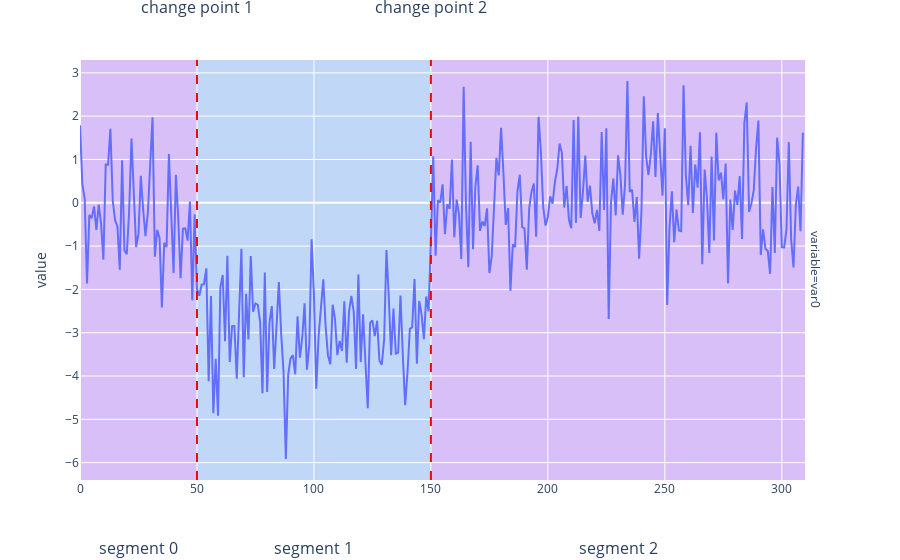

Notebook source saved alongside this figure:
### Markdown cell above
Divide the time series into segments based on certain critera.
* Change detection on interval format + labels for the segments.
* The labels can be used to multiple disconnected segments.
* Change detection = segmentation with unique labels.

### Code cell
import pandas as pd

from utils import plot_segmentation_illustration

extended_cpts = [0] + cpts + [n]
segments = pd.DataFrame({
    "ilocs":
    [
        pd.Interval(extended_cpts[i], extended_cpts[i + 1], closed="left")
        for i in range(len(extended_cpts) - 1)
    ],
    "labels": [0, 1, 0]
})
plot_segmentation_illustration(df_2cpts, segments)

### Figure 1 — Plotly figure (JSON) as saved in the notebook; plotly's stock layout.template omitted (floating-point values rounded to 4 significant figures; data arrays with more than 128 entries replaced by an {"elided": "..."} marker saying what was removed)
{"data": [{"hovertemplate": "variable=var0<br>index=%{x}<br>value=%{y}<extra></extra>", "legendgroup": "", "line": {"color": "#636efa", "dash": "solid"}, "marker": {"symbol": "circle"}, "mode": "lines", "name": "", "orientation": "v", "showlegend": false, "type": "scatter", "x": {"elided": "310 int values"}, "xaxis": "x", "y": {"elided": "310 float values"}, "yaxis": "y"}], "layout": {"annotations": [{"showarrow": false, "text": "variable=var0", "textangle": 90, "x": 0.98, "xanchor": "left", "xref": "paper", "y": 0.5, "yanchor": "middle", "yref": "paper"}, {"font": {"size": 16}, "showarrow": false, "text": "change point 1", "x": 50, "xref": "x", "y": 1.18, "yref": "paper", "yshift": -10}, {"font": {"size": 16}, "showarrow": false, "text": "change point 2", "x": 150, "xref": "x", "y": 1.18, "yref": "paper", "yshift": -10}, {"font": {"size": 16}, "showarrow": false, "text": "segment 0<br> label 0", "x": 25, "xref": "x", "y": -0.22, "yref": "paper", "yshift": -10}, {"font": {"size": 16}, "showarrow": false, "text": "segment 1<br> label 1", "x": 100, "xref": "x", "y": -0.22, "yref": "paper", "yshift": -10}, {"font": {"size": 16}, "showarrow": false, "text": "segment 2<br> label 0", "x": 230, "xref": "x", "y": -0.22, "yref": "paper", "yshift": -10}], "legend": {"tracegroupgap": 0}, "margin": {"t": 60}, "shapes": [{"line": {"color": "red", "dash": "dash"}, "type": "line", "x0": 50, "x1": 50, "xref": "x", "y0": 0, "y1": 1, "yref": "y domain"}, {"line": {"color": "red", "dash": "dash"}, "type": "line", "x0": 150, "x1": 150, "xref": "x", "y0": 0, "y1": 1, "yref": "y domain"}, {"fillcolor": "#AA0DFE", "layer": "below", "line": {"width": 0}, "opacity": 0.2, "type": "rect", "x0": 0, "x1": 50, "xref": "x", "y0": 0, "y1": 1, "yref": "y domain"}, {"fillcolor": "#3283FE", "layer": "below", "line": {"width": 0}, "opacity": 0.2, "type": "rect", "x0": 50, "x1": 150, "xref": "x", "y0": 0, "y1": 1, "yref": "y domain"}, {"fillcolor": "#AA0DFE", "layer": "below", "line": {"width": 0}, "opacity": 0.2, "type": "rect", "x0": 150, "x1": 310, "xref": "x", "y0": 0, "y1": 1, "yref": "y domain"}], "showlegend": false, "xaxis": {"anchor": "y", "domain": [0, 0.98], "title": {}}, "yaxis": {"anchor": "x", "domain": [0, 1], "title": {"text": "value"}}}}
